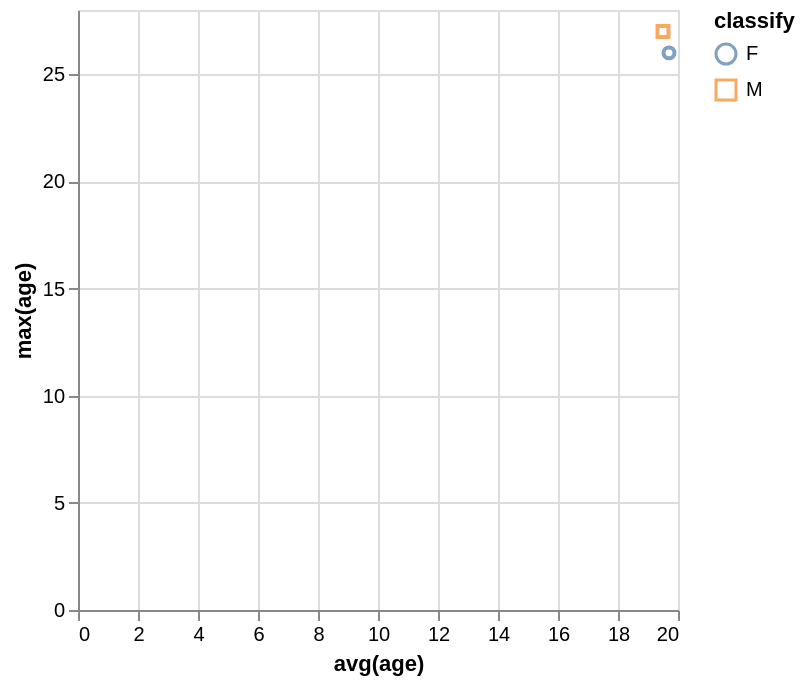

Express this chart as Vega-Lite.
### Vega-Lite specification from a JSON file in a GitHub repository (floating-point values rounded to 4 significant figures)
{"data": {"values": [{"x_data": 19.7, "y_data": 26, "classify": "F"}, {"x_data": 19.5, "y_data": 27, "classify": "M"}]}, "mark": "point", "encoding": {"x": {"field": "x_data", "type": "quantitative", "title": "avg(age)", "scale": {"zero": "false"}}, "y": {"field": "y_data", "type": "quantitative", "title": "max(age)", "scale": {"zero": "false"}}, "color": {"field": "classify", "type": "nominal"}, "shape": {"field": "classify", "type": "nominal"}}}
